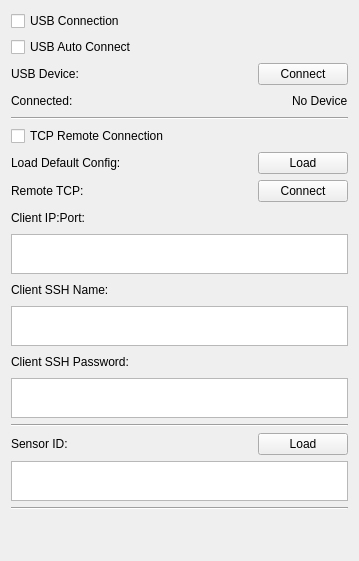
        <widget class="QWidget" name="tab_6">
         <attribute name="title">
          <string>Connection</string>
         </attribute>
         <layout class="QGridLayout" name="gridLayout_31">
          <item row="10" column="0">
           <layout class="QGridLayout" name="gridLayout_30">
            <item row="1" column="0">
             <layout class="QHBoxLayout" name="horizontalLayout_10">
              <item>
               <widget class="QLabel" name="label_52">
                <property name="sizePolicy">
                 <sizepolicy hsizetype="Fixed" vsizetype="Fixed">
                  <horstretch>0</horstretch>
                  <verstretch>0</verstretch>
                 </sizepolicy>
                </property>
                <property name="maximumSize">
                 <size>
                  <width>250</width>
                  <height>30</height>
                 </size>
                </property>
                <property name="text">
                 <string>Client IP:Port:</string>
                </property>
               </widget>
              </item>
              <item>
               <spacer name="horizontalSpacer_4">
                <property name="orientation">
                 <enum>Qt::Horizontal</enum>
                </property>
                <property name="sizeHint" stdset="0">
                 <size>
                  <width>40</width>
                  <height>20</height>
                 </size>
                </property>
               </spacer>
              </item>
             </layout>
            </item>
            <item row="3" column="0">
             <widget class="QPlainTextEdit" name="client_ip_port_plainTextEdit">
              <property name="sizePolicy">
               <sizepolicy hsizetype="Fixed" vsizetype="Fixed">
                <horstretch>0</horstretch>
                <verstretch>0</verstretch>
               </sizepolicy>
              </property>
              <property name="minimumSize">
               <size>
                <width>337</width>
                <height>30</height>
               </size>
              </property>
              <property name="maximumSize">
               <size>
                <width>337</width>
                <height>40</height>
               </size>
              </property>
              <property name="font">
               <font>
                <pointsize>12</pointsize>
               </font>
              </property>
             </widget>
            </item>
            <item row="5" column="0">
             <layout class="QHBoxLayout" name="horizontalLayout_13">
              <item>
               <widget class="QLabel" name="label_50">
                <property name="sizePolicy">
                 <sizepolicy hsizetype="Fixed" vsizetype="Fixed">
                  <horstretch>0</horstretch>
                  <verstretch>0</verstretch>
                 </sizepolicy>
                </property>
                <property name="maximumSize">
                 <size>
                  <width>250</width>
                  <height>30</height>
                 </size>
                </property>
                <property name="text">
                 <string>Client SSH Name:</string>
                </property>
               </widget>
              </item>
              <item>
               <spacer name="horizontalSpacer_5">
                <property name="orientation">
                 <enum>Qt::Horizontal</enum>
                </property>
                <property name="sizeHint" stdset="0">
                 <size>
                  <width>40</width>
                  <height>20</height>
                 </size>
                </property>
               </spacer>
              </item>
             </layout>
            </item>
            <item row="6" column="0">
             <widget class="QPlainTextEdit" name="client_ssh_name_plainTextEdit">
              <property name="sizePolicy">
               <sizepolicy hsizetype="Fixed" vsizetype="Fixed">
                <horstretch>0</horstretch>
                <verstretch>0</verstretch>
               </sizepolicy>
              </property>
              <property name="minimumSize">
               <size>
                <width>337</width>
                <height>40</height>
               </size>
              </property>
              <property name="maximumSize">
               <size>
                <width>337</width>
                <height>40</height>
               </size>
              </property>
              <property name="font">
               <font>
                <pointsize>12</pointsize>
               </font>
              </property>
             </widget>
            </item>
           </layout>
          </item>
          <item row="17" column="0">
           <widget class="QTextBrowser" name="sensor_id_textBrowser">
            <property name="sizePolicy">
             <sizepolicy hsizetype="Fixed" vsizetype="Fixed">
              <horstretch>0</horstretch>
              <verstretch>0</verstretch>
             </sizepolicy>
            </property>
            <property name="minimumSize">
             <size>
              <width>337</width>
              <height>40</height>
             </size>
            </property>
            <property name="maximumSize">
             <size>
              <width>65</width>
              <height>40</height>
             </size>
            </property>
            <property name="font">
             <font>
              <pointsize>12</pointsize>
             </font>
            </property>
           </widget>
          </item>
          <item row="18" column="0">
           <widget class="Line" name="line_14">
            <property name="orientation">
             <enum>Qt::Horizontal</enum>
            </property>
           </widget>
          </item>
          <item row="13" column="0">
           <widget class="Line" name="line_12">
            <property name="orientation">
             <enum>Qt::Horizontal</enum>
            </property>
           </widget>
          </item>
          <item row="9" column="0">
           <layout class="QHBoxLayout" name="horizontalLayout_15">
            <item>
             <widget class="QLabel" name="label_55">
              <property name="sizePolicy">
               <sizepolicy hsizetype="Fixed" vsizetype="Fixed">
                <horstretch>0</horstretch>
                <verstretch>0</verstretch>
               </sizepolicy>
              </property>
              <property name="maximumSize">
               <size>
                <width>250</width>
                <height>30</height>
               </size>
              </property>
              <property name="text">
               <string>Remote TCP:</string>
              </property>
             </widget>
            </item>
            <item>
             <widget class="QPushButton" name="remote_tcp_connect_button">
              <property name="sizePolicy">
               <sizepolicy hsizetype="Fixed" vsizetype="Fixed">
                <horstretch>0</horstretch>
                <verstretch>0</verstretch>
               </sizepolicy>
              </property>
              <property name="maximumSize">
               <size>
                <width>90</width>
                <height>30</height>
               </size>
              </property>
              <property name="text">
               <string>Connect</string>
              </property>
             </widget>
            </item>
           </layout>
          </item>
          <item row="5" column="0">
           <widget class="QCheckBox" name="tcp_remote_control_checkBox">
            <property name="text">
             <string>TCP Remote Connection</string>
            </property>
           </widget>
          </item>
          <item row="3" column="0">
           <layout class="QHBoxLayout" name="horizontalLayout_3">
            <item>
             <widget class="QLabel" name="label_63">
              <property name="sizePolicy">
               <sizepolicy hsizetype="Fixed" vsizetype="Fixed">
                <horstretch>0</horstretch>
                <verstretch>0</verstretch>
               </sizepolicy>
              </property>
              <property name="maximumSize">
               <size>
                <width>250</width>
                <height>30</height>
               </size>
              </property>
              <property name="text">
               <string>Connected:</string>
              </property>
             </widget>
            </item>
            <item>
             <spacer name="horizontalSpacer_7">
              <property name="orientation">
               <enum>Qt::Horizontal</enum>
              </property>
              <property name="sizeHint" stdset="0">
               <size>
                <width>40</width>
                <height>20</height>
               </size>
              </property>
             </spacer>
            </item>
            <item>
             <widget class="QLabel" name="usb_device_connected_label">
              <property name="sizePolicy">
               <sizepolicy hsizetype="Fixed" vsizetype="Fixed">
                <horstretch>0</horstretch>
                <verstretch>0</verstretch>
               </sizepolicy>
              </property>
              <property name="maximumSize">
               <size>
                <width>250</width>
                <height>30</height>
               </size>
              </property>
              <property name="text">
               <string>No Device</string>
              </property>
             </widget>
            </item>
           </layout>
          </item>
          <item row="11" column="0">
           <layout class="QHBoxLayout" name="horizontalLayout_11">
            <item>
             <widget class="QLabel" name="label_54">
              <property name="sizePolicy">
               <sizepolicy hsizetype="Fixed" vsizetype="Fixed">
                <horstretch>0</horstretch>
                <verstretch>0</verstretch>
               </sizepolicy>
              </property>
              <property name="maximumSize">
               <size>
                <width>250</width>
                <height>30</height>
               </size>
              </property>
              <property name="text">
               <string>Client SSH Password:</string>
              </property>
             </widget>
            </item>
            <item>
             <widget class="QLabel" name="label_51">
              <property name="sizePolicy">
               <sizepolicy hsizetype="Fixed" vsizetype="Fixed">
                <horstretch>0</horstretch>
                <verstretch>0</verstretch>
               </sizepolicy>
              </property>
              <property name="maximumSize">
               <size>
                <width>250</width>
                <height>30</height>
               </size>
              </property>
              <property name="text">
               <string/>
              </property>
             </widget>
            </item>
            <item>
             <spacer name="horizontalSpacer_6">
              <property name="orientation">
               <enum>Qt::Horizontal</enum>
              </property>
              <property name="sizeHint" stdset="0">
               <size>
                <width>40</width>
                <height>20</height>
               </size>
              </property>
             </spacer>
            </item>
           </layout>
          </item>
          <item row="1" column="0">
           <widget class="QCheckBox" name="usb_auto_connect_checkBox">
            <property name="text">
             <string>USB Auto Connect</string>
            </property>
           </widget>
          </item>
          <item row="2" column="0">
           <layout class="QHBoxLayout" name="horizontalLayout">
            <item>
             <widget class="QLabel" name="label_62">
              <property name="sizePolicy">
               <sizepolicy hsizetype="Fixed" vsizetype="Fixed">
                <horstretch>0</horstretch>
                <verstretch>0</verstretch>
               </sizepolicy>
              </property>
              <property name="maximumSize">
               <size>
                <width>250</width>
                <height>30</height>
               </size>
              </property>
              <property name="text">
               <string>USB Device:</string>
              </property>
             </widget>
            </item>
            <item>
             <widget class="QPushButton" name="usb_device_connect_button">
              <property name="sizePolicy">
               <sizepolicy hsizetype="Fixed" vsizetype="Fixed">
                <horstretch>0</horstretch>
                <verstretch>0</verstretch>
               </sizepolicy>
              </property>
              <property name="maximumSize">
               <size>
                <width>90</width>
                <height>30</height>
               </size>
              </property>
              <property name="text">
               <string>Connect</string>
              </property>
             </widget>
            </item>
           </layout>
          </item>
          <item row="12" column="0">
           <widget class="QPlainTextEdit" name="client_ssh_pwd_plainTextEdit">
            <property name="sizePolicy">
             <sizepolicy hsizetype="Fixed" vsizetype="Fixed">
              <horstretch>0</horstretch>
              <verstretch>0</verstretch>
             </sizepolicy>
            </property>
            <property name="minimumSize">
             <size>
              <width>337</width>
              <height>40</height>
             </size>
            </property>
            <property name="maximumSize">
             <size>
              <width>337</width>
              <height>40</height>
             </size>
            </property>
            <property name="font">
             <font>
              <pointsize>12</pointsize>
             </font>
            </property>
           </widget>
          </item>
          <item row="6" column="0">
           <layout class="QHBoxLayout" name="horizontalLayout_14">
            <item>
             <widget class="QLabel" name="label_53">
              <property name="sizePolicy">
               <sizepolicy hsizetype="Fixed" vsizetype="Fixed">
                <horstretch>0</horstretch>
                <verstretch>0</verstretch>
               </sizepolicy>
              </property>
              <property name="maximumSize">
               <size>
                <width>250</width>
                <height>30</height>
               </size>
              </property>
              <property name="text">
               <string>Load Default Config:</string>
              </property>
             </widget>
            </item>
            <item>
             <widget class="QPushButton" name="load_default_tcp_settings_button">
              <property name="sizePolicy">
               <sizepolicy hsizetype="Fixed" vsizetype="Fixed">
                <horstretch>0</horstretch>
                <verstretch>0</verstretch>
               </sizepolicy>
              </property>
              <property name="maximumSize">
               <size>
                <width>90</width>
                <height>30</height>
               </size>
              </property>
              <property name="text">
               <string>Load</string>
              </property>
             </widget>
            </item>
           </layout>
          </item>
          <item row="14" column="0">
           <layout class="QHBoxLayout" name="horizontalLayout_16">
            <item>
             <widget class="QLabel" name="label_56">
              <property name="sizePolicy">
               <sizepolicy hsizetype="Fixed" vsizetype="Fixed">
                <horstretch>0</horstretch>
                <verstretch>0</verstretch>
               </sizepolicy>
              </property>
              <property name="maximumSize">
               <size>
                <width>250</width>
                <height>30</height>
               </size>
              </property>
              <property name="text">
               <string>Sensor ID:</string>
              </property>
             </widget>
            </item>
            <item>
             <widget class="QPushButton" name="sensor_id_load_button">
              <property name="sizePolicy">
               <sizepolicy hsizetype="Fixed" vsizetype="Fixed">
                <horstretch>0</horstretch>
                <verstretch>0</verstretch>
               </sizepolicy>
              </property>
              <property name="maximumSize">
               <size>
                <width>90</width>
                <height>30</height>
               </size>
              </property>
              <property name="text">
               <string>Load</string>
              </property>
             </widget>
            </item>
           </layout>
          </item>
          <item row="0" column="0">
           <widget class="QCheckBox" name="usb_connection_checkBox">
            <property name="text">
             <string>USB Connection</string>
            </property>
           </widget>
          </item>
          <item row="4" column="0">
           <widget class="Line" name="line_13">
            <property name="orientation">
             <enum>Qt::Horizontal</enum>
            </property>
           </widget>
          </item>
          <item row="19" column="0">
           <spacer name="verticalSpacer_3">
            <property name="orientation">
             <enum>Qt::Vertical</enum>
            </property>
            <property name="sizeHint" stdset="0">
             <size>
              <width>20</width>
              <height>40</height>
             </size>
            </property>
           </spacer>
          </item>
         </layout>
        </widget>
